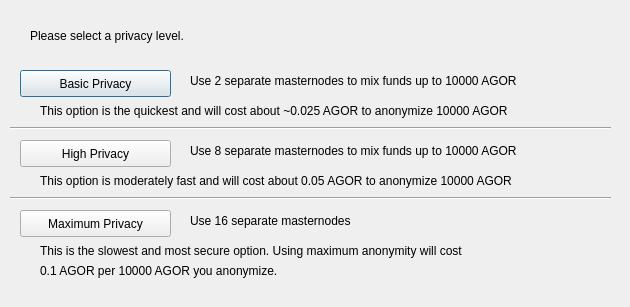
<?xml version="1.0" encoding="UTF-8"?>
<ui version="4.0">
 <class>ObfuscationConfig</class>
 <widget class="QDialog" name="ObfuscationConfig">
  <property name="geometry">
   <rect>
    <x>0</x>
    <y>0</y>
    <width>630</width>
    <height>307</height>
   </rect>
  </property>
  <property name="windowTitle">
   <string>Configure Obfuscation</string>
  </property>
  <widget class="QPushButton" name="buttonBasic">
   <property name="geometry">
    <rect>
     <x>20</x>
     <y>70</y>
     <width>151</width>
     <height>27</height>
    </rect>
   </property>
   <property name="text">
    <string>Basic Privacy</string>
   </property>
  </widget>
  <widget class="QPushButton" name="buttonHigh">
   <property name="geometry">
    <rect>
     <x>20</x>
     <y>140</y>
     <width>151</width>
     <height>27</height>
    </rect>
   </property>
   <property name="text">
    <string>High Privacy</string>
   </property>
  </widget>
  <widget class="QPushButton" name="buttonMax">
   <property name="geometry">
    <rect>
     <x>20</x>
     <y>210</y>
     <width>151</width>
     <height>27</height>
    </rect>
   </property>
   <property name="text">
    <string>Maximum Privacy</string>
   </property>
  </widget>
  <widget class="QLabel" name="label">
   <property name="geometry">
    <rect>
     <x>30</x>
     <y>20</y>
     <width>571</width>
     <height>31</height>
    </rect>
   </property>
   <property name="text">
    <string>Please select a privacy level.</string>
   </property>
  </widget>
  <widget class="QLabel" name="label_2">
   <property name="geometry">
    <rect>
     <x>190</x>
     <y>70</y>
     <width>421</width>
     <height>21</height>
    </rect>
   </property>
   <property name="text">
    <string>Use 2 separate masternodes to mix funds up to 10000 AGOR</string>
   </property>
  </widget>
  <widget class="QLabel" name="label_3">
   <property name="geometry">
    <rect>
     <x>190</x>
     <y>140</y>
     <width>411</width>
     <height>21</height>
    </rect>
   </property>
   <property name="text">
    <string>Use 8 separate masternodes to mix funds up to 10000 AGOR</string>
   </property>
  </widget>
  <widget class="QLabel" name="label_4">
   <property name="geometry">
    <rect>
     <x>190</x>
     <y>210</y>
     <width>421</width>
     <height>21</height>
    </rect>
   </property>
   <property name="text">
    <string>Use 16 separate masternodes</string>
   </property>
  </widget>
  <widget class="QLabel" name="label_6">
   <property name="geometry">
    <rect>
     <x>40</x>
     <y>100</y>
     <width>561</width>
     <height>21</height>
    </rect>
   </property>
   <property name="text">
    <string>This option is the quickest and will cost about ~0.025 AGOR to anonymize 10000 AGOR</string>
   </property>
  </widget>
  <widget class="QLabel" name="label_7">
   <property name="geometry">
    <rect>
     <x>40</x>
     <y>170</y>
     <width>561</width>
     <height>21</height>
    </rect>
   </property>
   <property name="text">
    <string>This option is moderately fast and will cost about 0.05 AGOR to anonymize 10000 AGOR</string>
   </property>
  </widget>
  <widget class="QLabel" name="label_8">
   <property name="geometry">
    <rect>
     <x>40</x>
     <y>240</y>
     <width>561</width>
     <height>21</height>
    </rect>
   </property>
   <property name="text">
    <string>This is the slowest and most secure option. Using maximum anonymity will cost</string>
   </property>
  </widget>
  <widget class="QLabel" name="label_9">
   <property name="geometry">
    <rect>
     <x>40</x>
     <y>260</y>
     <width>561</width>
     <height>21</height>
    </rect>
   </property>
   <property name="text">
    <string>0.1 AGOR per 10000 AGOR you anonymize.</string>
   </property>
  </widget>
  <widget class="Line" name="line">
   <property name="geometry">
    <rect>
     <x>10</x>
     <y>120</y>
     <width>601</width>
     <height>16</height>
    </rect>
   </property>
   <property name="orientation">
    <enum>Qt::Horizontal</enum>
   </property>
  </widget>
  <widget class="Line" name="line_2">
   <property name="geometry">
    <rect>
     <x>10</x>
     <y>190</y>
     <width>601</width>
     <height>16</height>
    </rect>
   </property>
   <property name="orientation">
    <enum>Qt::Horizontal</enum>
   </property>
  </widget>
 </widget>
 <resources/>
 <connections/>
</ui>
